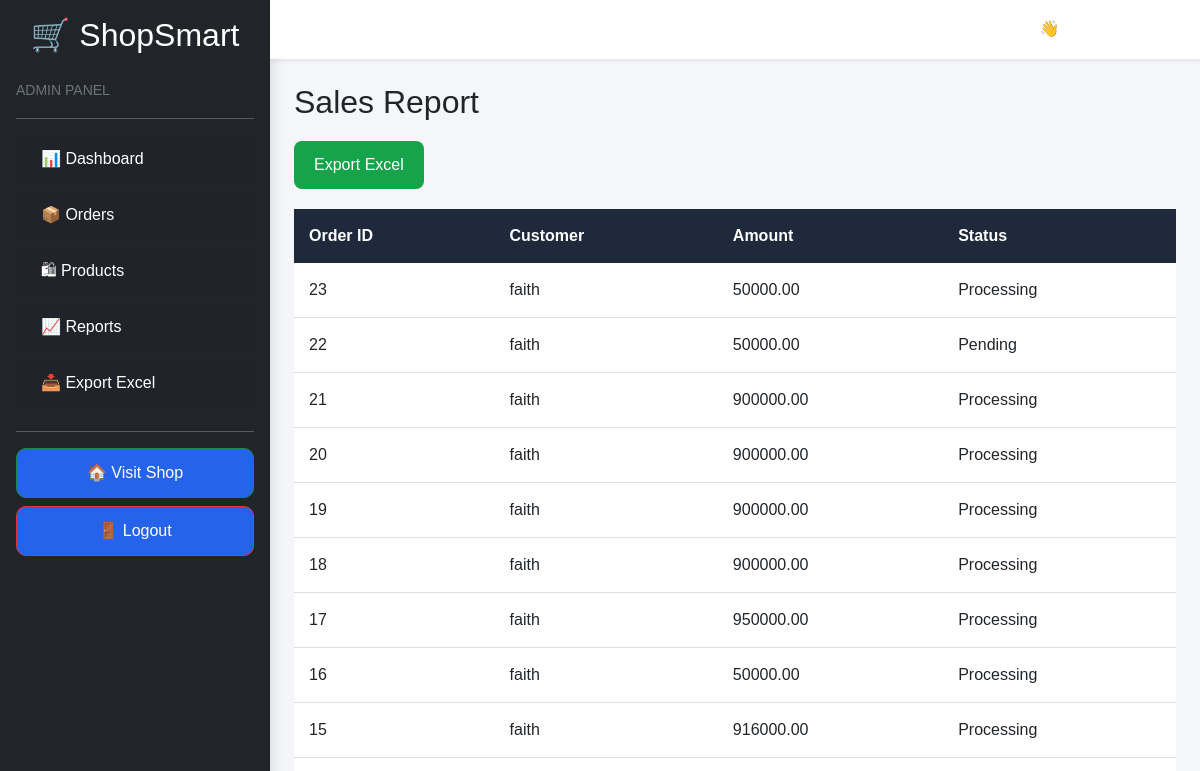
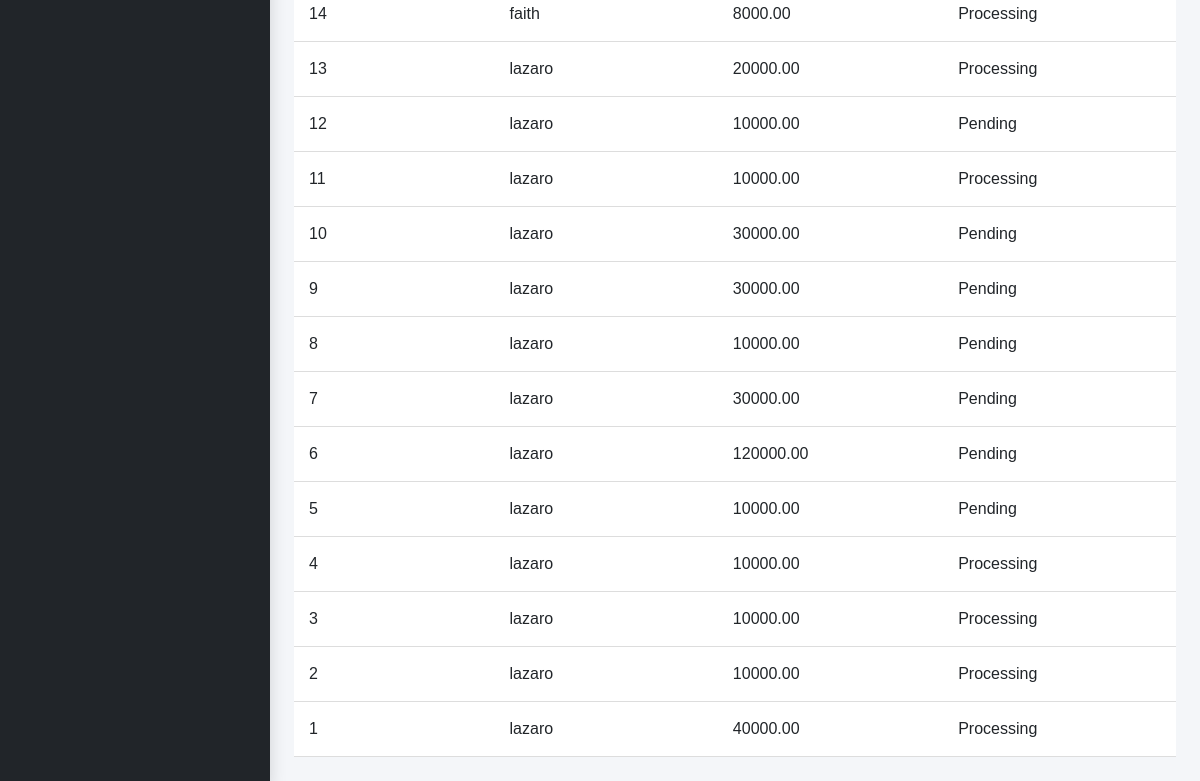
The page /reports/ (signed in) on the database as committed earlier (2 pictures, top to bottom).
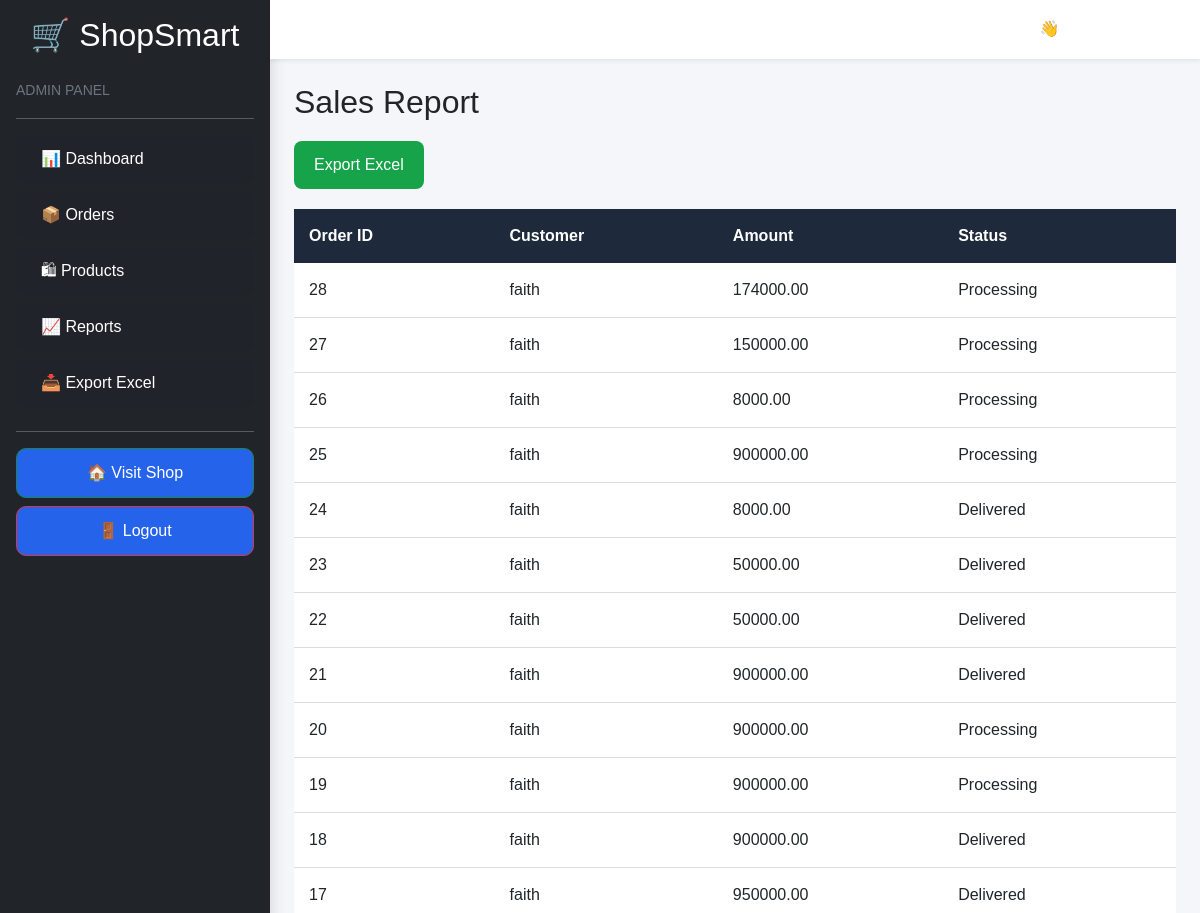
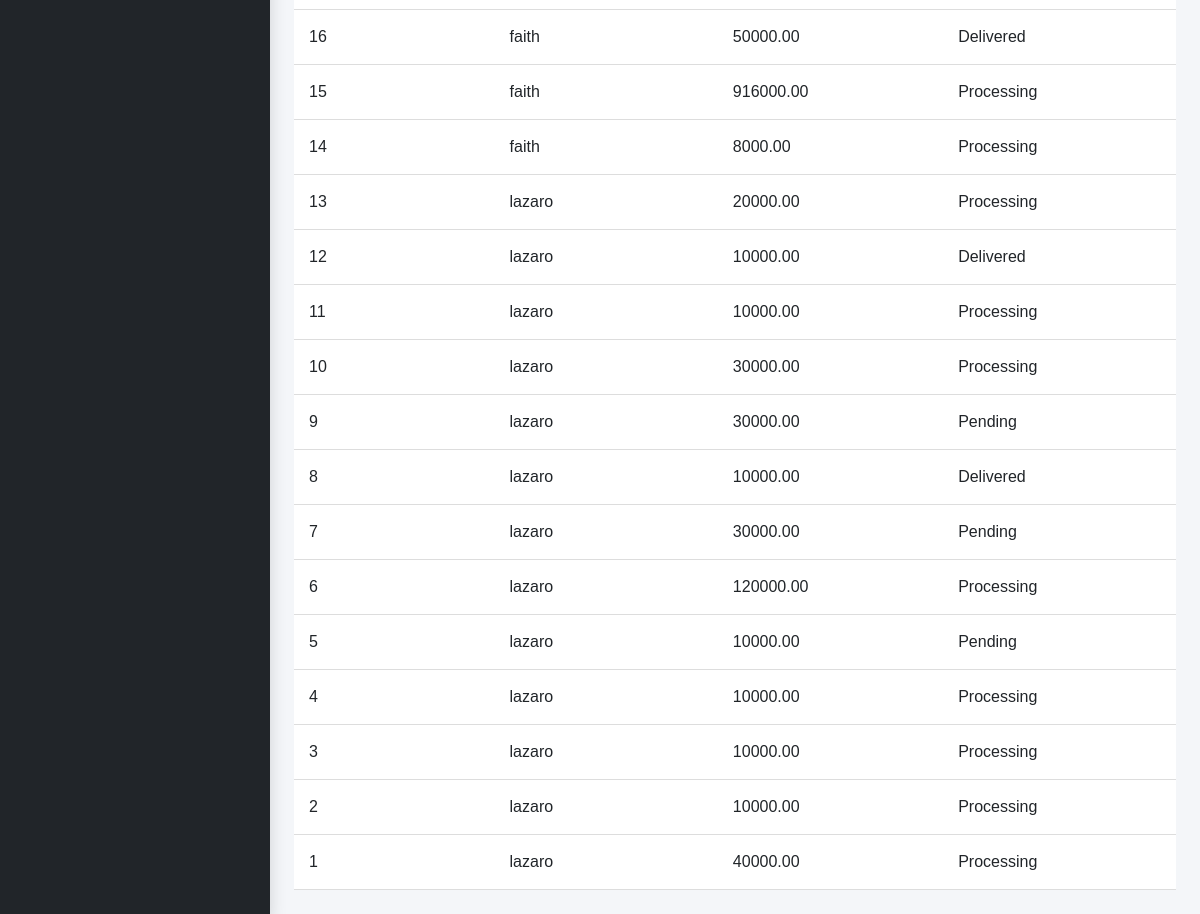
The same page on the database as committed later (2 pictures, top to bottom).
### orders/models.py (models this page shows, shortened)
class Order(models.Model):
    STATUS_CHOICES = (
        ('Pending', 'Pending'),
        ('Approved', 'Approved'),
        ('Processing', 'Processing'),
        ('Out for Delivery', 'Out for Delivery'),
        ('Delivered', 'Delivered'),
    )
    customer = models.ForeignKey(
        User,
        on_delete=models.CASCADE
    )
    total_amount = models.DecimalField(
        max_digits=12,
        decimal_places=2
    )
    status = models.CharField(
        max_length=30,
        choices=STATUS_CHOICES,
        default='Pending'
    )
    created_at = models.DateTimeField(
        auto_now_add=True
    )

### dashboard/views.py (the view)
# urls.py: path('reports/', views.reports, name='reports'),
@login_required
@user_passes_test(admin_required)
def reports(request):
    orders = Order.objects.all().order_by('-id')
    return render(
        request,
        'dashboard/reports.html',
        {
            'orders': orders
        }
    )

### dashboard/views.py (called while the page is built)
def admin_required(user):
    return user.is_superuser

### templates/dashboard/reports.html
{% extends 'admin_base.html' %}
{% block content %}
<h2 class="page-title">
Sales Report
</h2>
<a href="{% url 'export_excel' %}"
class="export-btn">
Export Excel
</a>
<table class="custom-table">
<thead>
<tr>
    <th>Order ID</th>
    <th>Customer</th>
    <th>Amount</th>
    <th>Status</th>
</tr>
</thead>
<tbody>
{% for order in orders %}
<tr>
    <td>{{ order.id }}</td>
    <td>{{ order.customer }}</td>
    <td>{{ order.total_amount }}</td>
    <td>{{ order.status }}</td>
</tr>
{% endfor %}
</tbody>
</table>
{% endblock %}

Rows that differ between the two databases and show on the page:
added Order: id "28", customer "faith", total_amount "174000.00", status "Processing"
added Order: id "27", customer "faith", total_amount "150000.00", status "Processing"
added Order: id "26", customer "faith", total_amount "8000.00", status "Processing"
added Order: id "25", customer "faith", total_amount "900000.00", status "Processing"
added Order: id "24", customer "faith", total_amount "8000.00", status "Delivered"
changed Order id 23: status "Processing" → "Delivered"
changed Order id 22: status "Pending" → "Delivered"
changed Order id 21: status "Processing" → "Delivered"
changed Order id 18: status "Processing" → "Delivered"
changed Order id 17: status "Processing" → "Delivered"
changed Order id 16: status "Processing" → "Delivered"
changed Order id 12: status "Pending" → "Delivered"
changed Order id 10: status "Pending" → "Processing"
changed Order id 8: status "Pending" → "Delivered"
changed Order id 6: status "Pending" → "Processing"
